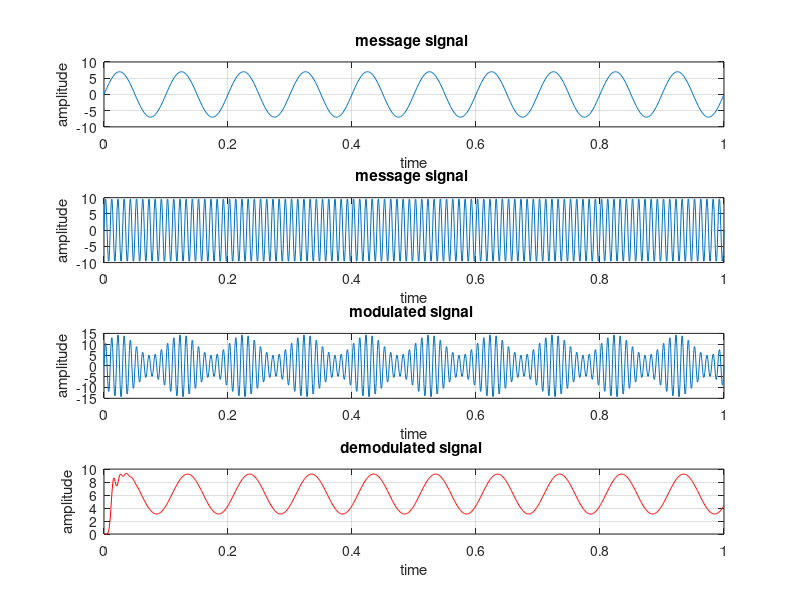

Write the MATLAB code that produced this figure.
fs = 1000;
t = 0 : 1/fs : 1;
fc = 100;
fm = 10;
am = 7;
ac = 10;
%% generating message signal 
mt = am*sin(2*pi*fm*t);
subplot(4,1,1);
plot(t,mt);
title('message signal ');
xlabel('time');
ylabel('amplitude');
grid on;
%% generating carrier  signal
ct = ac*sin(2*pi*fc*t);
subplot(4,1,2);
plot(t,ct);
title('message signal ');
xlabel('time');
ylabel('amplitude');
grid on;
%% generating modulated signal 
k = 0.5;
yt = ac.*(1+k*sin(2*pi*fm*t)).*sin(2*pi*fc*t);
subplot(4,1,3);
plot(t,yt);
title('modulated signal ');
xlabel('time');
ylabel('amplitude');
grid on;
%% generating demodulated signal 
r = abs(yt); %Rectified Signal
[b,a] = butter(10,2*fc/fs);
%[b,a] = butter(n,Wn) returns the transfer function coefficients of an nth-order lowpass digital Butterworth filter with normalized cutoff frequency Wn.
mr = filter(b,a,r);
subplot(4,1,4);
plot(t,mr,'r');
title('demodulated signal ');
xlabel('time');
ylabel('amplitude');
grid on;
